Frame 1 (no input): blank canvas, image omitted
Frame 60 (no input): blank canvas, image omitted
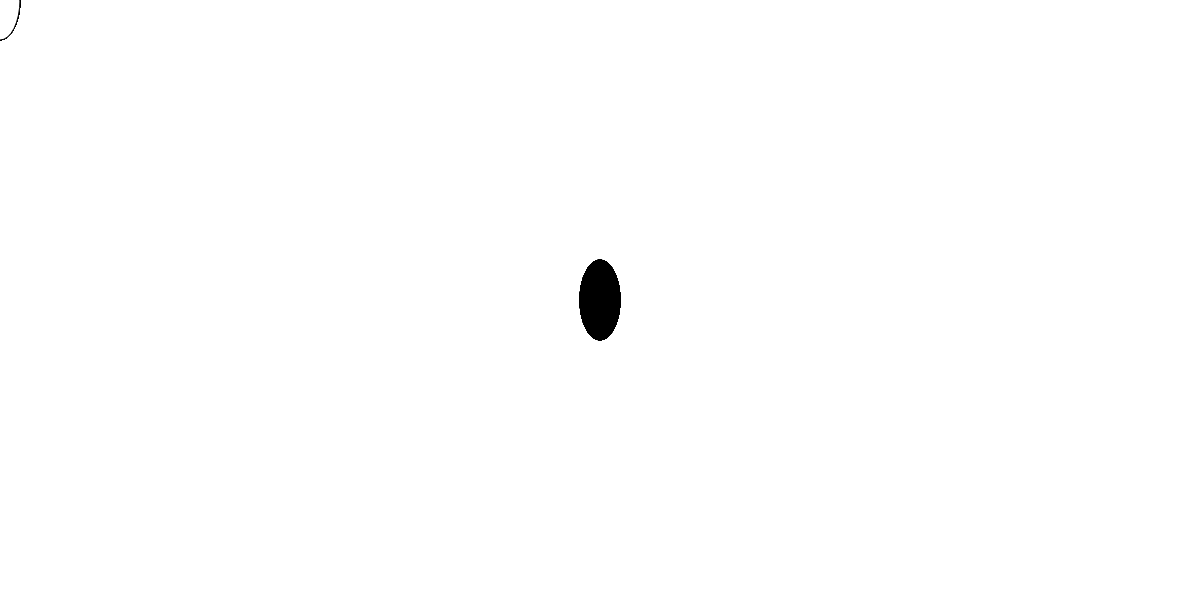
Frame 120 (the mouse pressed at the canvas centre since frame 60)

The p5.js sketch whose frames 1 and 60 were blank and that drew this single picture after the mouse press (run headless with seeded random() and noise() and a simulated clock; from frame 60 on, the mouse is pressed at the canvas centre):

// p5.js sketch
// ── sketch.js
function setup() {
  createCanvas(1200,600);
}

function draw() {
  if (mouseIsPressed) {
  	fill(0);
  }
  else {
  	fill(255);
  }
  ellipse(mouseX, mouseY, 40,80);

}
